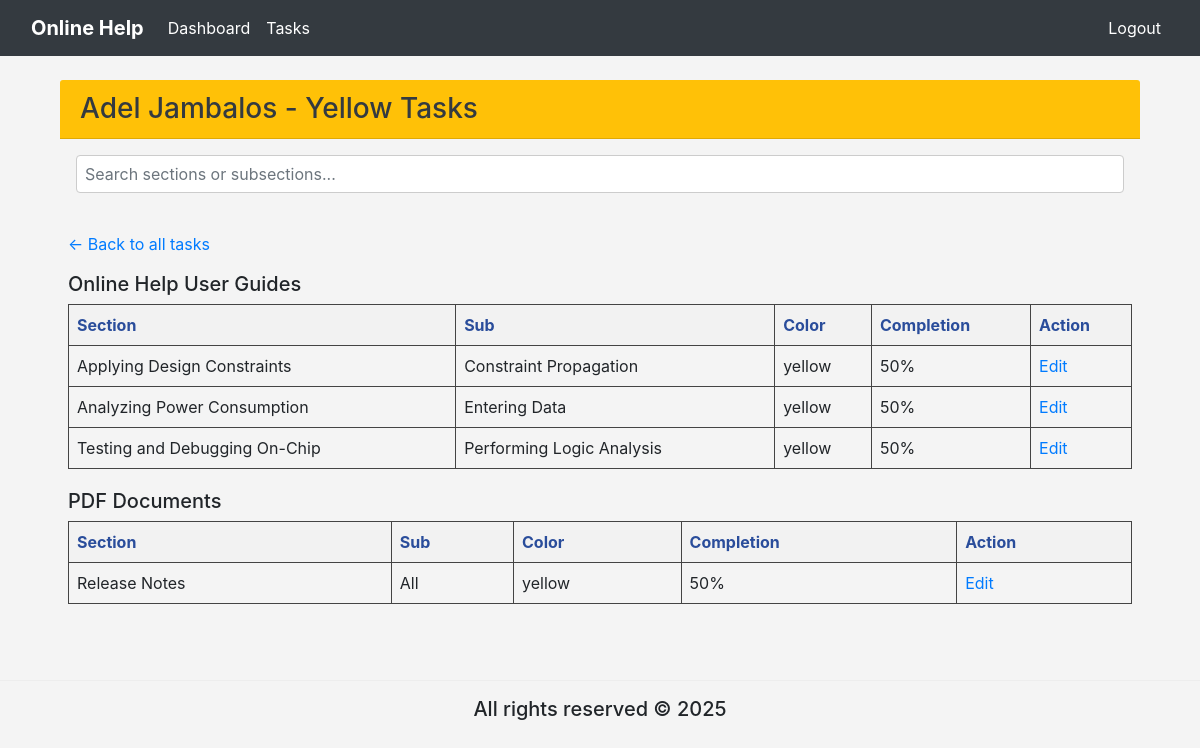
The page /online_help/home_test/per_user_test/4/color/yellow/ (signed in) on the database as committed earlier.
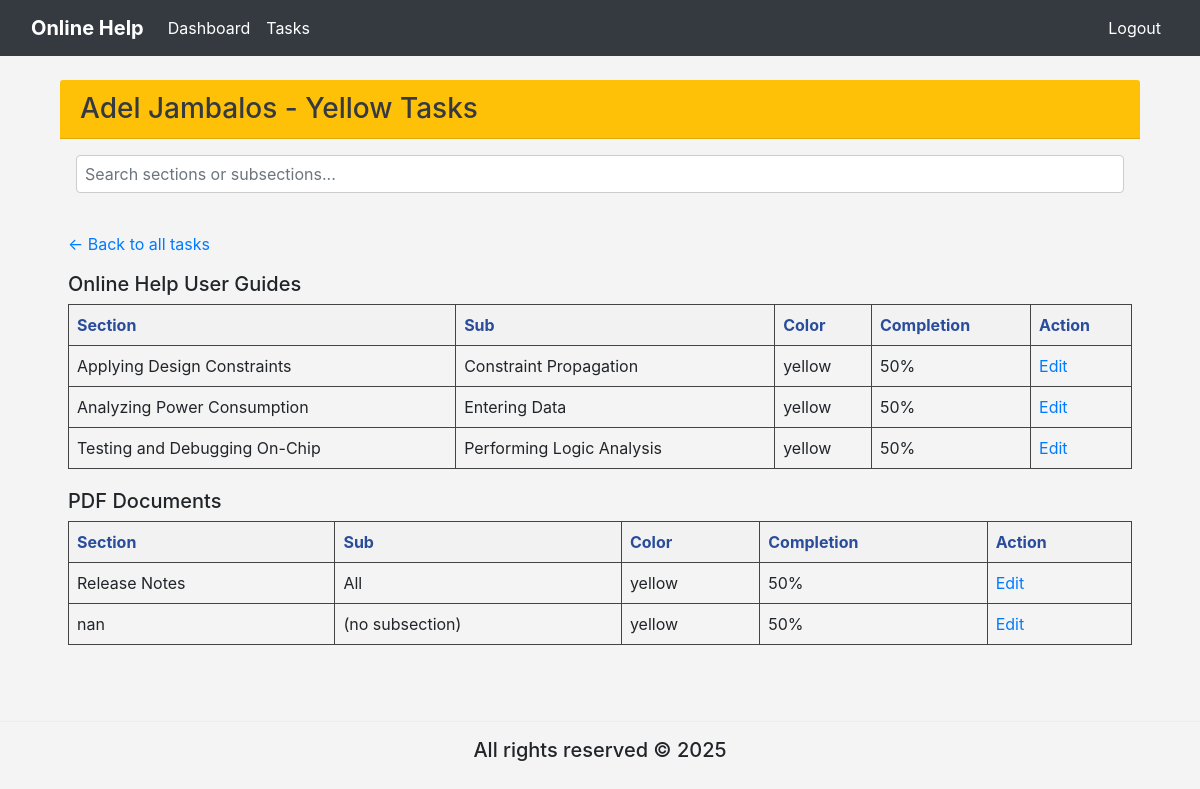
The same page on the database as committed later.
### online_help/models.py (models this page shows, shortened)
class Writers(models.Model):
    writer_name = models.CharField(max_length=255)

class Task(models.Model):
    document = models.CharField(max_length=255)
    section = models.CharField(max_length=255)
    sub_section = models.CharField(max_length=255)
    comments = models.TextField()
    SME = models.CharField(max_length=255, blank=True, null=True)
    color = models.CharField(max_length=50)
    completion = models.CharField(max_length=100, default='0%')
    created_at = models.DateTimeField(auto_now_add=True)  # Add this line

class TaskWriter(models.Model):
    task = models.ForeignKey(Task, on_delete=models.CASCADE)
    writer = models.ForeignKey(Writers, on_delete=models.CASCADE)
    class Meta:
        unique_together = ('task', 'writer')

### online_help/views.py (the view)
# urls.py: path('home_test/per_user_test/<int:writer_pk>/color/<str:color>/', views.tasks_by_color, name='tasks_by_color'),
@login_required
def tasks_by_color(request, writer_pk, color):
    writer = get_object_or_404(Writers, pk=writer_pk)
    tasks = TaskWriter.objects.filter(writer=writer, task__color=color).select_related('task')
    return render(request, 'online_help/tasks_by_color.html', {
        'writer': writer,
        'color': color,
        'tasks': tasks,
    })

### online_help/templates/online_help/tasks_by_color.html (shortened to what this page needs)
{% extends "online_help/base.html" %}
{% block content %}
{% load static %}
<link rel="stylesheet" href="https://stackpath.bootstrapcdn.com/bootstrap/4.5.2/css/bootstrap.min.css">
<link rel="stylesheet" href="{% static 'css/per_user.css' %}">
<div class="col-md-12">
    <div class="card-header bg-warning text-dark d-flex justify-content-between align-items-center">
        <h3 class="m-0">{{ writer.writer_name }} - {{ color|title }} Tasks</h3>
    </div>
    <div class="p-3" style="position: sticky; top: 30px; z-index: 1000;">
        <input type="text" id="searchInput" class="form-control" placeholder="Search sections or subsections..." onkeyup="filterContent()">
    </div>
    <div class="p-2">
        <p><a href="{% url 'online_help:per_user_test' writer.pk %}">← Back to all tasks</a></p>
        {% regroup tasks by task.document as grouped_tasks %}
        {% for group in grouped_tasks %}
            <h5>{{ group.grouper }}</h5>
            <table style="width: 100%; border-collapse: collapse; margin-bottom: 20px; border: 1px solid #444;">
                <thead style="color: #2a4d9b; background-color: #f2f2f2;">
                    <tr>
                        <th style="border: 1px solid #444; padding: 8px; text-align: left;">Section</th>
                        <th style="border: 1px solid #444; padding: 8px; text-align: left;">Sub</th>
                        <th style="border: 1px solid #444; padding: 8px; text-align: left;">Color</th>
                        <th style="border: 1px solid #444; padding: 8px; text-align: left;">Completion</th>
                        <th style="border: 1px solid #444; padding: 8px; text-align: left;">Action</th>
                    </tr>
                </thead>
                <tbody>
                    {% for taskwriter in group.list %}
                    <tr>
                        <td style="border: 1px solid #444; padding: 8px;">{{ taskwriter.task.section }}</td>
                        <td style="border: 1px solid #444; padding: 8px;">
                            <a href="{% url 'online_help:per_subsection_test' writer.pk taskwriter.task.pk %}" class="hover-link">
                                {{ taskwriter.task.sub_section }}
                            </a>
                        </td>
                        <td style="border: 1px solid #444; padding: 8px;">{{ taskwriter.task.color }}</td>
                        <td style="border: 1px solid #444; padding: 8px;">{{ taskwriter.task.completion }}</td>
                        <td style="border: 1px solid #444; padding: 8px;">
                            <a href="{% url 'online_help:per_user_edit_test' writer.pk taskwriter.task.pk %}">Edit</a>
                        </td>
                    </tr>
                    {% endfor %}
                </tbody>
            </table>
        {% endfor %}
    </div>
</div>
{% endblock %}

### online_help/templates/online_help/base.html (shortened to what this page needs)
{% load static %}
<!DOCTYPE html>
<html lang="en">
<head>
    <link href="https://cdn.jsdelivr.net/npm/bootstrap@5.3.3/dist/css/bootstrap.min.css" rel="stylesheet">
    <link rel="stylesheet" href="{% static 'css/base.css' %}">
    <link rel="stylesheet" href="{% static 'css/nav.css' %}">
</head>
<body>
    {% include 'online_help/navbar.html' %}
    <div class="container mt-4">
        {% block content %}{% endblock content %}
    </div>
    <footer class="text-center mt-5 mb-3">
        <hr>
        <h5>All rights reserved &copy; {% now "Y" %}</h5>
    </footer>
</body>
</html>

### online_help/templates/online_help/navbar.html (shortened to what this page needs)
{% load static %}
<nav class="navbar navbar-expand-lg navbar-dark bg-dark">
    <div class="container-fluid">
        <a class="navbar-brand" href="{% url 'online_help:home_test' %}">Online Help</a>
        <div class="collapse navbar-collapse" id="navbarNav">
            <ul class="navbar-nav me-auto">
                <li class="nav-item">
                    <a class="nav-link {% if request.resolver_match.url_name == 'home_test' %}active{% endif %}" href="{% url 'online_help:home_test' %}">Dashboard</a>
                </li>
                <li class="nav-item">
                    <a class="nav-link {% if request.resolver_match.url_name == 'tasks_test' %}active{% endif %}" href="{% url 'online_help:tasks_test' %}">Tasks</a>
                </li>
            </ul>
            <ul class="navbar-nav ml-auto">
                {% if request.user.is_authenticated %}
                    <li class="nav-item">
                        <a class="nav-link" href="{% url 'online_help:logout' %}">Logout</a>
                    </li>
                {% else %}
                    <li class="nav-item">
                        <a class="nav-link {% if request.resolver_match.url_name == 'login' %}active{% endif %}" href="{% url 'online_help:login' %}">Login</a>
                    </li>
                {% endif %}
            </ul>
        </div>
    </div>
</nav>

### online_help/static/css/base.css (style rules this page uses)
body { background-color: #f4f4f4 !important; font-family: Arial, sans-serif; }

### online_help/static/css/nav.css (style rules this page uses)
.navbar-brand { font-weight: bold; }
.nav-link { color: #fff !important; transition: color 0.3s ease; }

### online_help/static/css/per_user.css (style rules this page uses)
.hover-link { color: inherit; text-decoration: none; }
#searchInput { margin-bottom: 15px; padding: 8px; width: 100%; border: 1px solid #ccc; border-radius: 4px; }

Rows that differ between the two databases and show on the page:
added TaskWriter: task.section "nan", task.sub_section "(no subsection)", task.color "yellow", task.completion "50%", shown under "PDF Documents"
